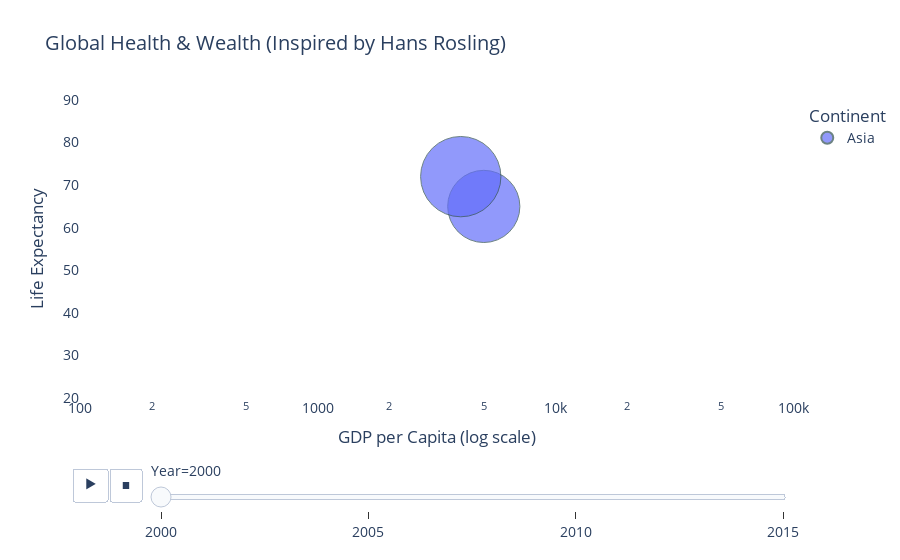

The code cell stored with this chart in its notebook:
### Code cell
import pandas as pd
import plotly.express as px
df = pd.read_csv("hans_rosling_data.csv")
expected_columns = ['Country', 'Year', 'Population', 'GDP_per_Capita', 'Life_Expectancy']
for col in expected_columns:
   if col not in df.columns:
       print(f"Column '{col}' is missing from the dataset.")
df["Year"] = df["Year"].astype(int)
df["Population"] = pd.to_numeric(df["Population"], errors="coerce")
df["GDP_per_Capita"] = pd.to_numeric(df["GDP_per_Capita"], errors="coerce")
df["Life_Expectancy"] = pd.to_numeric(df["Life_Expectancy"], errors="coerce")
continent_mapping = {
    'United States': 'North America',
   'Canada': 'North America',
   'Mexico': 'North America',
    'Brazil': 'South America',
   'United Kingdom': 'Europe',
   'Germany': 'Europe',
   'France': 'Europe',
    'China': 'Asia',
    'India': 'Asia',
    'Australia': 'Oceania',
    'South Africa': 'Africa',
}
df['Continent'] = df['Country'].map(continent_mapping)
df = df.dropna(subset=['Continent'])
fig = px.scatter(
    df,
    x="GDP_per_Capita",
    y="Life_Expectancy",
    animation_frame="Year",
    animation_group="Country",
    size="Population",
    color="Continent",
    hover_name="Country",
    log_x=True,
    size_max=60,
    range_x=[100, 100000],
    range_y=[20, 90],
    title="Global Health & Wealth (Inspired by Hans Rosling)"
)
fig.update_layout(
    xaxis_title="GDP per Capita (log scale)",
    yaxis_title="Life Expectancy",
    legend_title="Continent",
    font=dict(size=14),
    plot_bgcolor="white"
)
fig.update_traces(marker=dict(line=dict(width=1, color="DarkSlateGrey")))
fig.show()

### Figure 1 — Plotly figure (JSON) as saved in the notebook; plotly's stock layout.template omitted (floating-point values rounded to 4 significant figures)
{"data": [{"hovertemplate": "<b>%{hovertext}</b><br><br>Continent=Asia<br>Year=2000<br>GDP_per_Capita=%{x}<br>Life_Expectancy=%{y}<br>Population=%{marker.size}<extra></extra>", "hovertext": ["India", "China"], "ids": ["India", "China"], "legendgroup": "Asia", "marker": {"color": "#636efa", "line": {"color": "DarkSlateGrey", "width": 1}, "size": [1050000000, 1300000000], "sizemode": "area", "sizeref": 402800.0, "symbol": "circle"}, "mode": "markers", "name": "Asia", "orientation": "v", "showlegend": true, "type": "scatter", "x": [5000, 4000], "xaxis": "x", "y": [65, 72], "yaxis": "y"}], "layout": {"autosize": true, "font": {"size": 14}, "legend": {"itemsizing": "constant", "title": {"text": "Continent"}, "tracegroupgap": 0}, "plot_bgcolor": "white", "sliders": [{"active": 0, "currentvalue": {"prefix": "Year="}, "len": 0.9, "pad": {"b": 10, "t": 60}, "steps": [{"args": [["2000"], {"frame": {"duration": 0, "redraw": false}, "fromcurrent": true, "mode": "immediate", "transition": {"duration": 0, "easing": "linear"}}], "label": "2000", "method": "animate"}, {"args": [["2005"], {"frame": {"duration": 0, "redraw": false}, "fromcurrent": true, "mode": "immediate", "transition": {"duration": 0, "easing": "linear"}}], "label": "2005", "method": "animate"}, {"args": [["2010"], {"frame": {"duration": 0, "redraw": false}, "fromcurrent": true, "mode": "immediate", "transition": {"duration": 0, "easing": "linear"}}], "label": "2010", "method": "animate"}, {"args": [["2015"], {"frame": {"duration": 0, "redraw": false}, "fromcurrent": true, "mode": "immediate", "transition": {"duration": 0, "easing": "linear"}}], "label": "2015", "method": "animate"}], "x": 0.1, "xanchor": "left", "y": 0, "yanchor": "top"}], "title": {"text": "Global Health & Wealth (Inspired by Hans Rosling)"}, "updatemenus": [{"buttons": [{"args": [null, {"frame": {"duration": 500, "redraw": false}, "fromcurrent": true, "mode": "immediate", "transition": {"duration": 500, "easing": "linear"}}], "label": "&#9654;", "method": "animate"}, {"args": [[null], {"frame": {"duration": 0, "redraw": false}, "fromcurrent": true, "mode": "immediate", "transition": {"duration": 0, "easing": "linear"}}], "label": "&#9724;", "method": "animate"}], "direction": "left", "pad": {"r": 10, "t": 70}, "showactive": false, "type": "buttons", "x": 0.1, "xanchor": "right", "y": 0, "yanchor": "top"}], "xaxis": {"anchor": "y", "domain": [0, 1], "range": [2, 5], "title": {"text": "GDP per Capita (log scale)"}, "type": "log"}, "yaxis": {"anchor": "x", "domain": [0, 1], "range": [20, 90], "title": {"text": "Life Expectancy"}, "type": "linear"}}}
